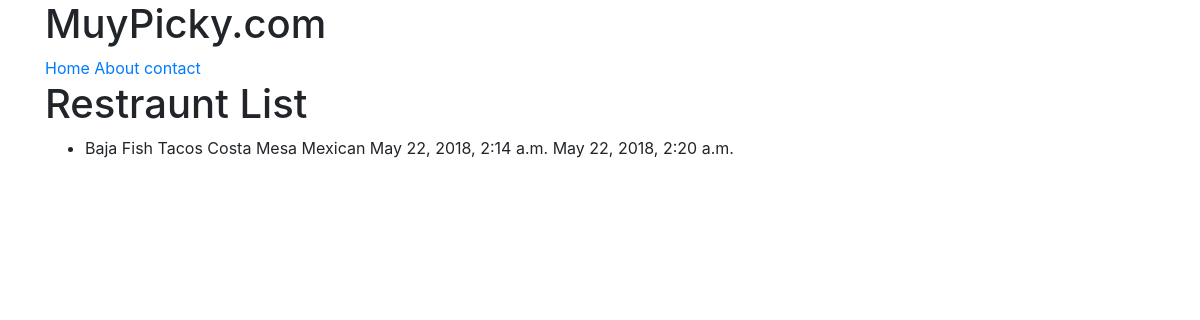
/restraunts/, run on an earlier commit of the app's database.
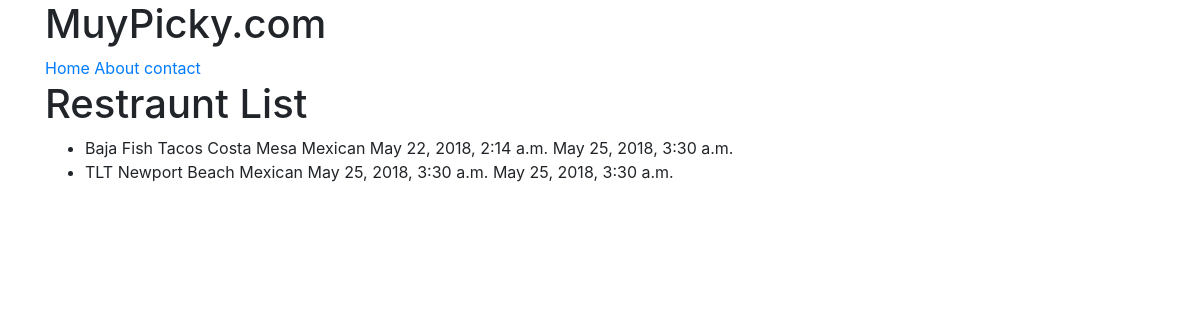
And on a later commit of the database.
### restraunts/models.py (models this page shows, shortened)
class RestrauntLocation(models.Model):
    name            = models.CharField(max_length=120)
    location        = models.CharField(max_length=120, null=True, blank=True)
    category        = models.CharField(max_length=120, null=True, blank=True)
    timestamp       = models.DateTimeField(auto_now_add=True)
    updated         = models.DateTimeField(auto_now=True)

### restraunts/views.py (the view)
# urls.py: url(r'^restraunts/$', RestrauntListView.as_view()),
class RestrauntListView(ListView):
    def get_queryset(self):
        print(self.kwargs)
        slug = self.kwargs.get("slug")
        if slug:
            queryset = RestrauntLocation.objects.filter(
                Q(category__iexact=slug) |
                Q(category__icontains=slug)
            )
        else:
            queryset = RestrauntLocation.objects.all()
        return queryset

### restraunts/templates/restraunts/restrauntlocation_list.html (shortened to what this page needs)
{% extends "base.html" %}
{% block content %}
<h1>Restraunt List</h1>
<ul>
{% for obj in object_list %}
<li>{{ obj.name }} {{ obj.location }} {{ obj.category }} {{ obj.timestamp }} {{ obj.updated }} </li>
{% endfor %}
</ul>
{% endblock %}

### templates/base.html (shortened to what this page needs)
<!doctype <!DOCTYPE html>
<html>
<head>
    {% include 'snippets/css.html' %}
</head>
<body>
    {% include 'snippets/nav.html' %}
    <div class="container">
    {% block content %}
    {% endblock content%}
    </div>
</body>
</html>

### templates/snippets/css.html (shortened to what this page needs)
<link rel="stylesheet" href="https://stackpath.bootstrapcdn.com/bootstrap/4.1.1/css/bootstrap.min.css">

### templates/snippets/nav.html
<div class="container" >
    <h1>MuyPicky.com</h1>
    <a href='/'>Home</a>
    <a href='/about/'>About</a>
    <a href='/contact/'>contact</a>
</div>

What changed in the data, as far as the page shows it:
changed RestrauntLocation "Baja Fish Tacos": updated "May 22, 2018, 2:20 a.m." → "May 25, 2018, 3:30 a.m."
added RestrauntLocation: name "TLT", location "Newport Beach", category "Mexican", timestamp "May 25, 2018, 3:30 a.m.", updated "May 25, 2018, 3:30 a.m."
